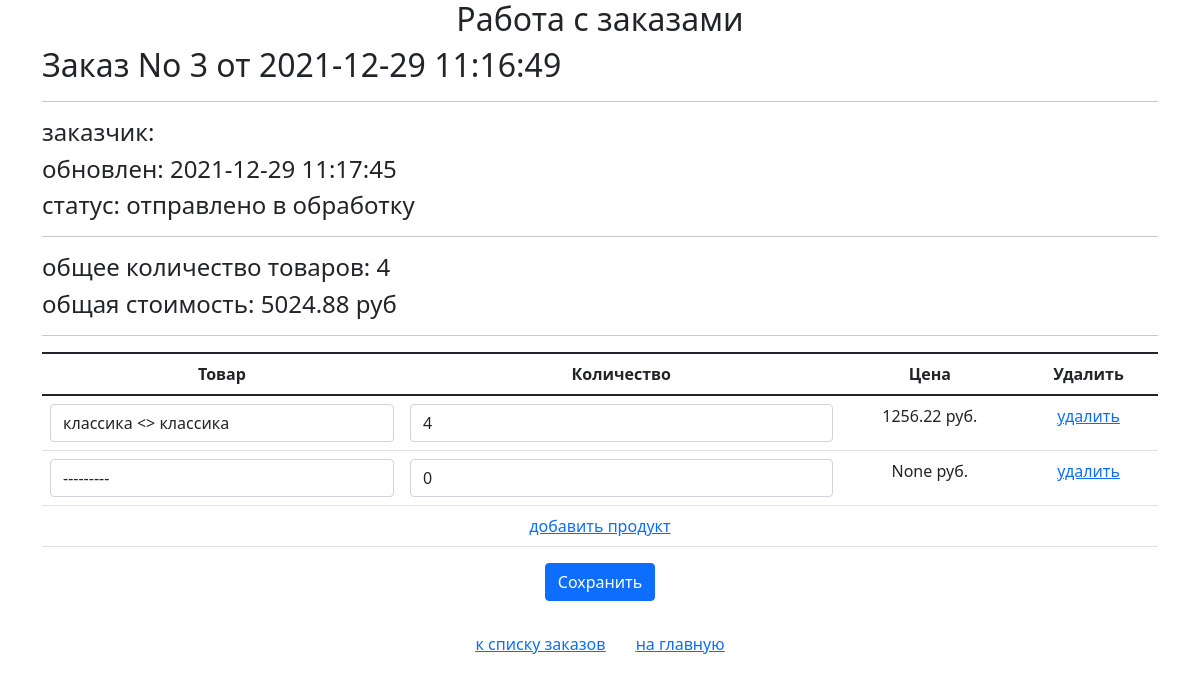
Before: /orders/update/3/ with the older database file.
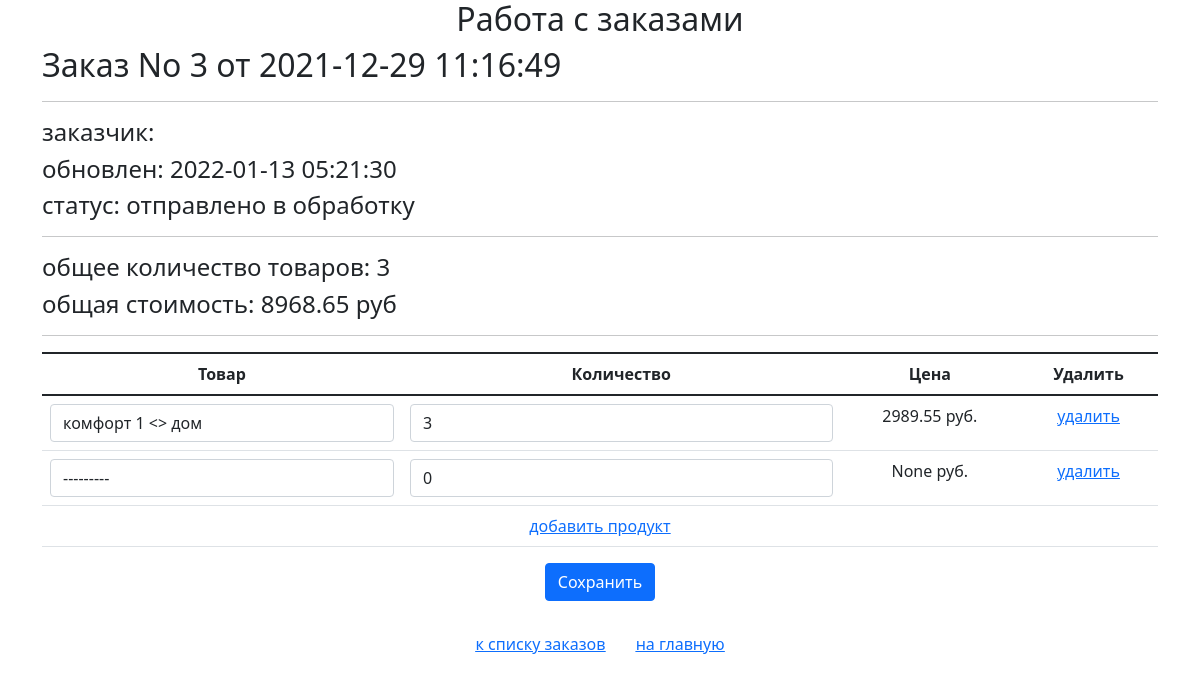
After: the same page with the newer database file.
### ordersapp/models.py (models this page shows, shortened)
class Order(models.Model):
    STATUS_FORMING = 'FM'
    STATUS_SEND_TO_PROCEED = 'STP'
    STATUS_PROCEEDED = 'PRD'
    STATUS_PAID = 'PD'
    STATUS_CANCEL = 'CNL'
    STATUS_DONE = 'DN'
    STATUSES = (
        (STATUS_FORMING, 'формируется'),
        (STATUS_SEND_TO_PROCEED, 'отправлено в обработку'),
        (STATUS_PROCEEDED, 'обработано'),
        (STATUS_PAID, 'оплачено'),
        (STATUS_CANCEL, 'отменено'),
        (STATUS_DONE, 'завершено'),
    )
    user = models.ForeignKey(settings.AUTH_USER_MODEL, on_delete=models.CASCADE)
    status = models.CharField(choices=STATUSES, default=STATUS_FORMING, max_length=5)
    is_active = models.BooleanField(default=True)
    created_at = models.DateTimeField(auto_now_add=True)
    updated_at = models.DateTimeField(auto_now=True)
    def get_total_quantity(self):
        _items = self.orderitems.select_related()
        _total_quantity = sum(list(map(lambda x: x.quantity, _items)))
        return _total_quantity
    def get_total_cost(self):
        _items = self.orderitems.select_related()
        _total_cost = sum(list(map(lambda x: x.quantity * x.product.price, _items)))
        return _total_cost

class OrderItem(models.Model):
    order = models.ForeignKey(Order, on_delete=models.CASCADE, verbose_name='Заказ', related_name='orderitems')
    product = models.ForeignKey(Product, on_delete=models.CASCADE, verbose_name='Товар')
    quantity = models.PositiveSmallIntegerField(default=0, verbose_name='Количество')

### mainapp/models.py (models this page shows, shortened)
class Product(models.Model):
    category = models.ForeignKey(ProductCategory, on_delete=models.CASCADE)
    name = models.CharField(max_length=255)
    image = models.ImageField(upload_to='products_img', blank=True, null=True)
    short_desc = models.CharField(max_length=255, blank=True)
    description = models.TextField(blank=True, null=True)
    price = models.DecimalField(max_digits=8, decimal_places=2, default=0)
    quantity = models.PositiveIntegerField(default=0)
    is_active = models.BooleanField(default=True)
    def __str__(self):
        return f'{self.name} <> {self.category.name}'
    class Meta:
        verbose_name = 'продукт'
        verbose_name_plural = 'Продукты'

### ordersapp/views.py (the view, shortened to what this page needs)
# urls.py: path('update/<pk>/', ordersapp.OrderUpdateView.as_view(), name='update'),
class OrderUpdateView(UpdateView):
    model = Order
    fields = []
    success_url = reverse_lazy('ordersapp:list')
    def get_context_data(self, **kwargs):
        context_data = super().get_context_data(**kwargs)
        OrderFormSet = inlineformset_factory(Order, OrderItem, form=OrderItemForm, extra=1)
        context_data['title'] = 'Обновление заказа'
        if self.request.method == 'POST':
            formset = OrderFormSet(self.request.POST, instance=self.object)
        else:
            formset = OrderFormSet(instance=self.object)
            for form in formset.forms:
                if form.instance.pk:
                    form.initial['price'] = form.instance.product.price
        context_data['orderitems'] = formset
        return context_data

### mainapp/context_processors.py (called while the page is built)
def basket(request):
    basket_items = []
    if request.user.is_authenticated:
        basket_items = Basket.objects.filter(user=request.user)
    return {
        'basket': basket_items
    }

### ordersapp/templates/ordersapp/order_form.html (shortened to what this page needs)
{% extends "ordersapp/base.html" %}
{% block content %}
    <div class="container ">
    {% include 'ordersapp/includes/inc_order_summary.html' %}
    <div class="order text-center">
        <form class="form-horizontal" method="post">
            <table class="table">
                {% for form in orderitems.forms %}
                    {% if forloop.counter == 1 %}
                        <thead>
                            <tr>
                                {% for field in form.visible_fields %}
                                    <th class="{% cycle 'td1' 'td2' 'td3' 'td4' %} order">
                                        {{ field.label|capfirst }}
                                    </th>
                                {% endfor %}
                            </tr>
                        </thead>
                    {% endif %}
                    <tr class="formset_row">
                        {% for field in form.visible_fields %}
                            <td class="{% cycle 'td1' 'td2' 'td3' 'td4' %}">
                                {% if field.name == 'price' %}
                                    <span class="orderitems-{{ forloop.parentloop.counter0 }}-price">
                                        {{ field.value }}
                                    </span> руб.
                                {% else %}
                                    {{ field }}
                                {% endif %}
                            </td>
                        {% endfor %}
                    </tr>
                {% endfor %}
            </table>
        <button type="submit" class="btn btn-primary">Сохранить</button>
        </form>
    </div>
    <br>
{% include 'ordersapp/includes/inc_order_actions.html' %}
    </div>
{% endblock %}

### ordersapp/templates/ordersapp/includes/inc_order_summary.html (shortened to what this page needs)
{% if object %}
    <div class="h2">Заказ No {{ object.pk }} от {{ object.created_at|date:"Y-m-d H:i:s" }}</div>
            <hr>
            <div class="h4">заказчик: {{ user.last_name }} {{ user.first_name }} </div>
    <div class="h4">обновлен: {{ object.updated_at|date:"Y-m-d H:i:s" }}</div>
    <div class="h4">cтатус: {{ object.get_status_display }}</div>
    <hr>
    <div class="h4">
        общее количество товаров: <span class="order_total_quantity">{{ object.get_total_quantity }}</span>
    </div>
    <div class="h4">
        общая стоимость: <span class="order_total_cost">{{ object.get_total_cost }}</span> руб
    </div>
{% endif %}
<hr>

Changed rows visible on the page:
no longer on this page (row edited): Product: value "1256.22"
changed Order "отправлено в обработку": updated_at "2021-12-29 11:17:45" → "2022-01-13 05:21:30"; get_total_quantity "4" → "3"; get_total_cost "5024.88" → "8968.65"
now on this page (row edited): Product: value "2989.55"
Other visible differences:
form field field: "классика <> классика" → "комфорт 1 <> дом"
form field field: "4" → "3"
list line gone: "руб."
new list line: "руб."
